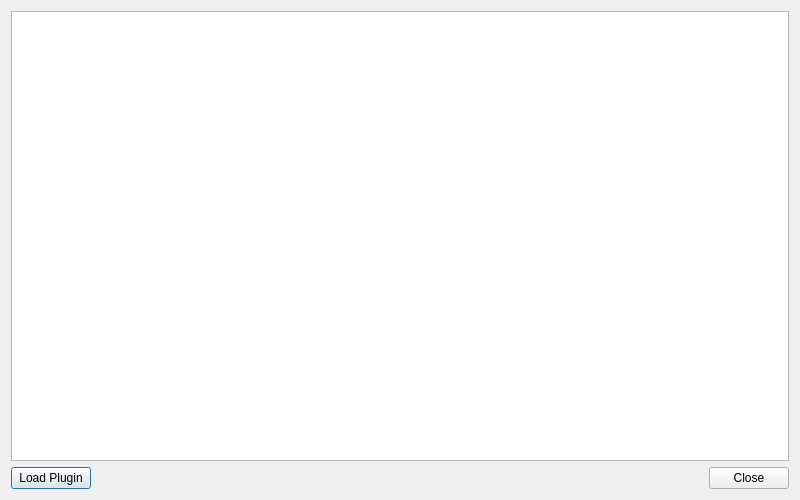
<?xml version="1.0" encoding="UTF-8"?>
<ui version="4.0">
 <class>PluginDialog</class>
 <widget class="QDialog" name="PluginDialog">
  <property name="geometry">
   <rect>
    <x>0</x>
    <y>0</y>
    <width>800</width>
    <height>500</height>
   </rect>
  </property>
  <property name="minimumSize">
   <size>
    <width>400</width>
    <height>250</height>
   </size>
  </property>
  <property name="windowTitle">
   <string>PlugIn Manager</string>
  </property>
  <layout class="QVBoxLayout" name="verticalLayout">
   <item>
    <widget class="QListView" name="listView"/>
   </item>
   <item>
    <layout class="QHBoxLayout" name="horizontalLayout">
     <property name="leftMargin">
      <number>0</number>
     </property>
     <property name="topMargin">
      <number>0</number>
     </property>
     <item>
      <widget class="QPushButton" name="loadButton">
       <property name="text">
        <string>Load Plugin</string>
       </property>
      </widget>
     </item>
     <item>
      <spacer name="horizontalSpacer">
       <property name="orientation">
        <enum>Qt::Horizontal</enum>
       </property>
       <property name="sizeHint" stdset="0">
        <size>
         <width>40</width>
         <height>20</height>
        </size>
       </property>
      </spacer>
     </item>
     <item>
      <widget class="QPushButton" name="closeButton">
       <property name="text">
        <string>Close</string>
       </property>
      </widget>
     </item>
    </layout>
   </item>
  </layout>
 </widget>
 <resources/>
 <connections/>
</ui>
